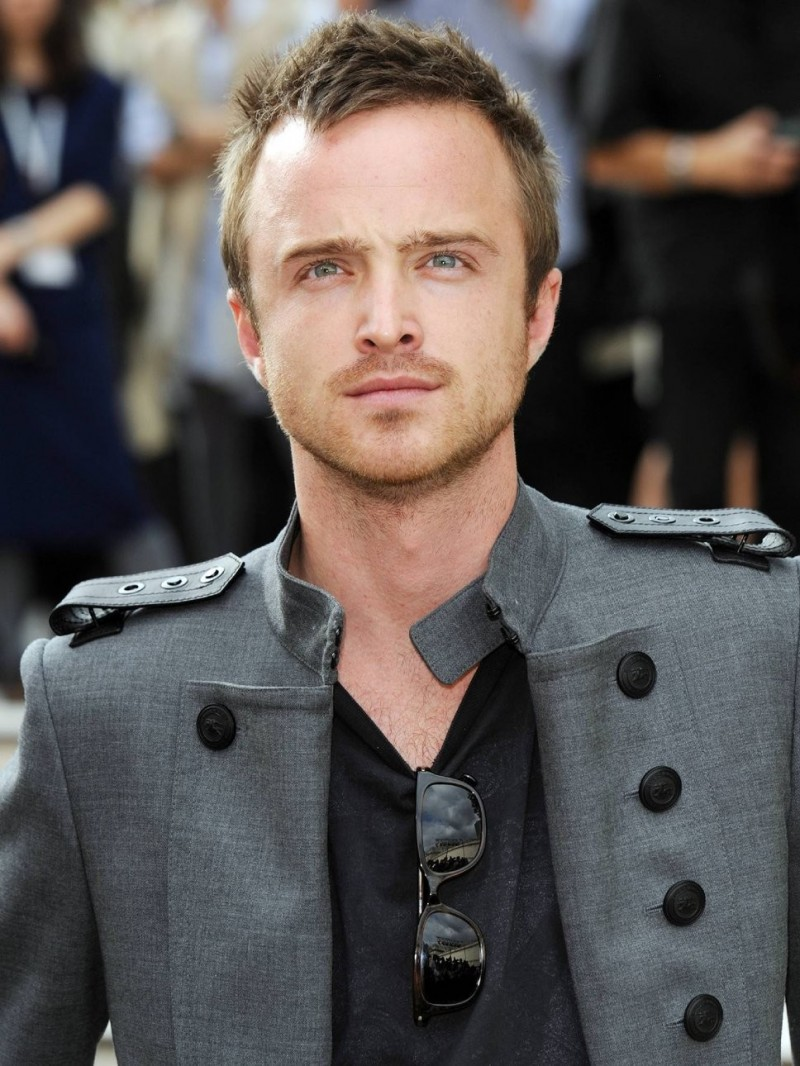
#> input picture aron.jpg, 800 x 1066 px
$ python simple_approach.py   (Python 2 division)
#> lines starting #> are read from the running program, lines starting #| are printed output that depends on the picture; long printed decimals are rounded
### orb.py
import cv2
from sklearn.cluster import KMeans


__author__ = 'Abdullah_Rahman'

#(226.0, 42.0),(90.0, 254.0)

class Feature_extractor:
    def __init__(self,img):
        orb=cv2.ORB_create()
        self.kp=orb.detect(img)


    def keypoints(self):
        points=[]
        KP=self.kp

        for p in KP:
            points.append(p.pt)

        self.points=points
        return points

    # [32 lines left out: functions select_kp, main, not called in this run]

#main()

### file_parser.py
import cv2
import os
__author__ = 'Abdullah_Rahman'


class File_parser:
    def __init__(self,filename):
        dir=os.path.dirname(__file__)
        self.absolute_dir=os.path.join(dir,filename)


    def extracting(self):
        file=open(self.absolute_dir,'r')
        l= file.read().split()
        self.l=l
        return l
    # [12 lines left out: functions label, main, not called in this run]

#main()

### simple_approach.py
from sklearn.cluster import KMeans
from sklearn import tree
import numpy as np
import cv2
import matplotlib.pyplot as plt
from orb import Feature_extractor
import os,sys
from file_parser import File_parser
from toyNN import synapse

__author__ = 'Abdullah_Rahman'

def normalization(input):
    X,Y = np.amax(input,axis=0)
    normalized=np.asarray([[100*(x)/X,100*(y)/Y] for (x,y) in input])
    return normalized

def separate(C,y_threshold,x_threshold):
    bottom =C[np.where(C[:,1]>y_threshold)]
    right = C[np.where((C[:,0]<x_threshold) & (C[:,1]<y_threshold))]
    left = C[np.where((C[:,0]>x_threshold) & (C[:,1]<y_threshold))]
    segmented = {'bottom': bottom, 'right_eye':right,'left_eye':left}

    return segmented
def cluster(A,number_cluster):
    C = KMeans(n_clusters=number_cluster)
    C.fit(A)
    return C.cluster_centers_

def ratio_face(segmented):
    distY = segmented['bottom'][:,1]-cluster(segmented['left_eye'],1)[0][1]
    distX = abs(segmented['right_eye'][:,0]-cluster(segmented['left_eye'],1)[0][1])
    if(len(distX)<len(distY)): A = distX/distY[0:len(distX)]
    if(len(distY)<len(distX)): A = distX[0:len(distY)]/distY
    A.sort()
    return  np.asarray(zip([i for i in range(len(A))],A))


print "READING THE IMAGE FILE "
aron = cv2.imread("aron.jpg",0)
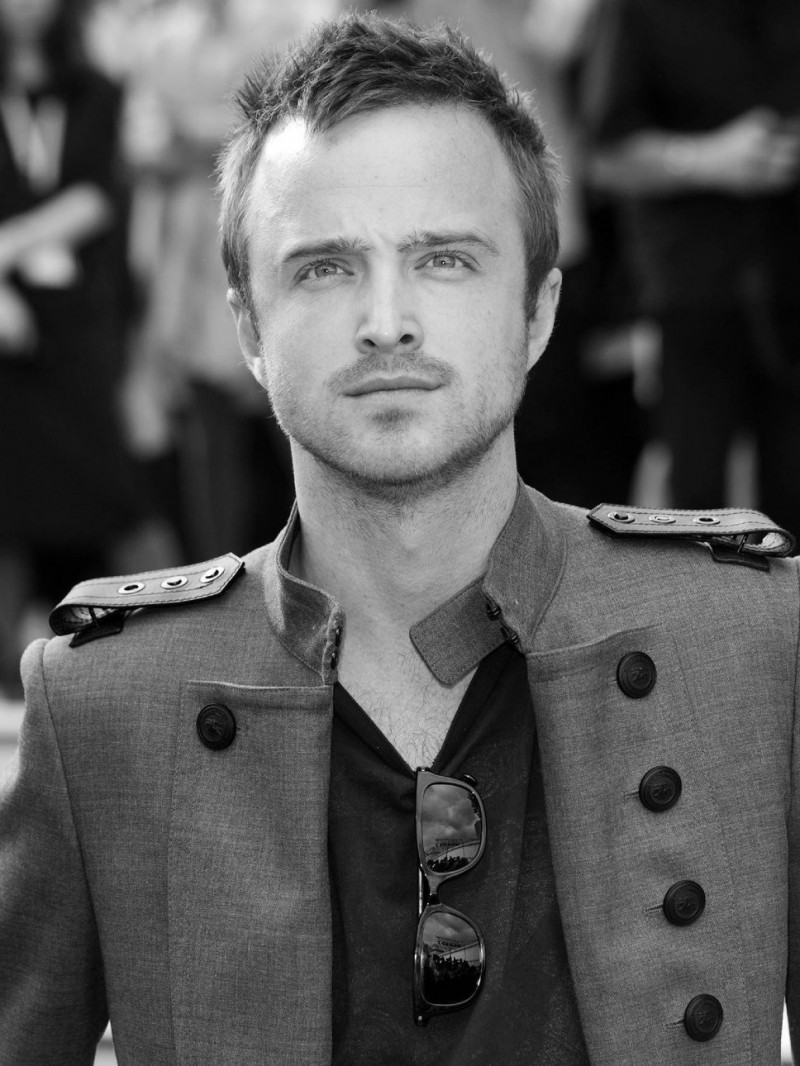
#> aron: shape (1066, 800); min 0, max 255, mean 86
caprio = cv2.imread("2.jpg",0)
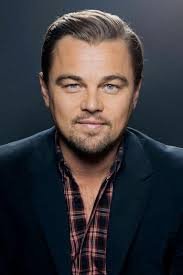
#> input picture 2.jpg, 183 x 275 px
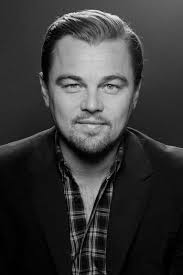
#> caprio: shape (275, 183); min 0, max 238, mean 56.6


print "EXTRACTING FEATURES"
aron_pt = normalization(Feature_extractor(aron).keypoints())
#> in __init__, `self.kp=orb.detect(img)`: self.kp = 500 keypoints; strongest (x, y, size): (216, 571, 31), (136, 586, 31), (180, 581, 31), (125, 589, 31)
#> in keypoints, `KP=self.kp`: KP has the same summary as self.kp in __init__
#> the loop in keypoints, `for p in KP:` made 500 passes
#> p on passes 1 to 3: keypoint at (86, 620), size 31, keypoint at (439, 861), size 31, keypoint at (98, 617), size 31
#> after the loop in keypoints, `for p in KP:`: points = 500 pairs, first value 54.72 to 763, second value 94.56 to 1022.4
#> in keypoints, `self.points=points`: self.points has the same summary as points
#> in normalization, `X,Y = np.amax(input,axis=0)`: X = 763; Y = 1022.4
#> in normalization, `normalized=np.asarray([[100*(x)/X,100*(y)/Y] for (x,y) in input])`: normalized = 500 pairs, first value 7.17 to 100, second value 9.25 to 100
#> aron_pt has the same summary as normalized in normalization
caprio_pt = normalization(Feature_extractor(caprio).keypoints())
#> in __init__ (call 2), `self.kp=orb.detect(img)`: self.kp = 399 keypoints; strongest (x, y, size): (95, 230, 31), (73, 234, 31), (95, 234, 31), (91, 229, 31)
#> in keypoints (call 2), `KP=self.kp`: KP has the same summary as self.kp in __init__
#> the loop in keypoints (call 2), `for p in KP:` made 399 passes
#> p on passes 1 to 3: keypoint at (74, 242), size 31, keypoint at (69, 188), size 31, keypoint at (82, 218), size 31
#> caprio_pt = 399 pairs, first value 30.14 to 100, second value 13.22 to 100

#print len(aron_pt),len(caprio_pt)

print "PREPARING DATASET"
r1 = ratio_face(separate(aron_pt,50,50))
#> in separate, `bottom =C[np.where(C[:,1]>y_threshold)]`: bottom = 408 pairs, first value 7.17 to 100, second value 50.03 to 100
#> in separate, `right = C[np.where((C[:,0]<x_threshold) & (C[:,1]<y_threshold))]`: right = 36 pairs, first value 29.89 to 48.27, second value 9.25 to 49.3
#> in separate, `left = C[np.where((C[:,0]>x_threshold) & (C[:,1]<y_threshold))]`: left = 54 pairs, first value 52.42 to 82.84, second value 25.59 to 49.94
#> in ratio_face, `distY = segmented['bottom'][:,1]-cluster(segmented['left_eye'],1)[0][1]`: distY = 408 values, max 62.44 at index 101, min 12.47 at index 239, mean 25.74
#> in ratio_face, `distX = abs(segmented['right_eye'][:,0]-cluster(segmented['left_eye'],..`: distX = 36 values, max 10.71 at index 24, min 0.796 at index 31, mean 4.88
#> in ratio_face, `if(len(distX)<len(distY)): A = distX/distY[0:len(distX)]`: A = 36 values, max 0.589 at index 21, min 0.0199 at index 25, mean 0.197
#> r1 = 36 pairs, first value 0 to 35, second value 0.0199 to 0.589
r2 = ratio_face(separate(caprio_pt,70,70))
#> r2 = 119 pairs, first value 0 to 118, second value 0.0211 to 0.841

print "DEVELOPING DATASETS"
dat = np.append(r1,r2,axis=0)
#> dat = 155 pairs, first value 0 to 118, second value 0.0199 to 0.841
label = np.append(np.zeros(len(r1)),np.ones(len(r2)))
#> label = 155 values from 0 to 1


print "STARTING MACHINE LEARNING "
clf = tree.DecisionTreeClassifier()
clf.fit(dat,label)


print "VISUALIZING "
c = {0:'r',1:'b'}  # aron-->0 caprio---> 1
color_label = [c[i] for i in label]
#> color_label = 155 items, first 6: 'r', 'r', 'r', 'r', 'r', 'r'

#plt.scatter(dat[:,0],dat[:,1],color=color_label)
plt.scatter(dat[:,0],dat[:,1],color=color_label)
#plt.scatter(r2[:,0],r2[:,1],color='b')

print "TESTING "
absDir=os.path.dirname(__file__)
Images_dir=[]


directory_file = "directories.txt"
filename="testing/sample"
fd=File_parser(filename+'\\'+directory_file)

print "EXTRACTING IMAGES"
for  s in fd.extracting():
#> (reads raw/directories.txt from the repository)
    fileDir=absDir+'/'+filename+"/"+s
    Images_dir.append(fileDir)
    #print fileDir

cl = KMeans(n_clusters=3)


print "File |, ARON |, CAPRIO,|False| "
print "-----|-------|--------|------|"
for img in Images_dir:
    test = cv2.imread(img,0)
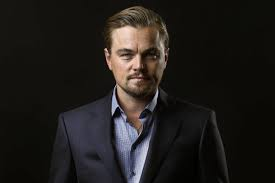
#> input picture caprio.jpg, 275 x 183 px, found by its file name
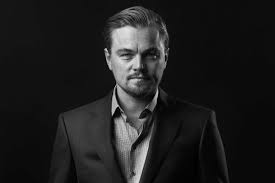
#> test: shape (183, 275); min 0, max 227, mean 30.5
    #print img,len(test)
    test_pt = normalization(Feature_extractor(test).keypoints())
#> in __init__ (call 3), `self.kp=orb.detect(img)`: self.kp = 382 keypoints; strongest (x, y, size): (117, 106, 31), (117, 109, 31), (106, 50, 31), (116, 106, 37.2)
#> in keypoints (call 3), `KP=self.kp`: KP has the same summary as self.kp in __init__
#> test_pt = 382 pairs, first value 27.64 to 100, second value 21.92 to 100
    cent = np.sort(cl.fit(test_pt).cluster_centers_,axis=0)
#> cent = [[61.52, 38.96], [62.13, 57.93], [64.93, 80.5]]
    midX =  (cent[:,0][1]+cent[:,0][2])/2
#> midX = 63.53
    midY =  (cent[:,1][0]+cent[:,1][2])/2
#> midY = 59.73
    plt.scatter(test_pt[:,0],test_pt[:,1])
    r3 = ratio_face(separate(test_pt,midX,midY))
#> r3 = 84 pairs, first value 0 to 83, second value 0.119 to 0.701
    res = clf.predict(r3)
#> res = 84 values, max 1 at index 0, min 0 at index 23, mean 0.964
    print img.split('/')[-1],"|,",float(res.tolist().count(0))\
                               /float(len(res.tolist())),"|,",\
        float(res.tolist().count(1))/float(len(res.tolist())), '||'
#| caprio.jpg |, 0.03571 |, 0.9643 ||
#> (the run stopped early here; a loop or call above may not have finished)
